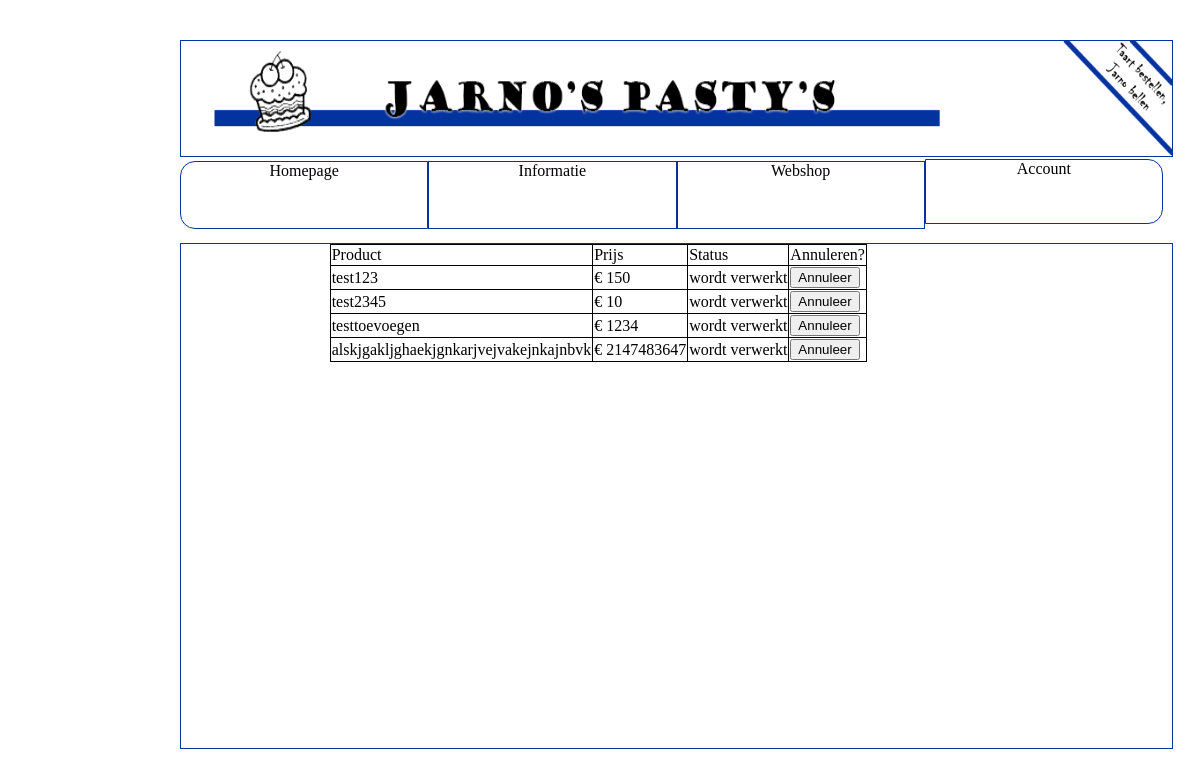
Page /?menuoptie=inloggen&loginoptie=bestellingen (signed in) on the committed database.
### tables this page shows
CREATE TABLE IF NOT EXISTS `bestellingen` (
  `id` int(11) NOT NULL AUTO_INCREMENT,
  `account` varchar(15) DEFAULT NULL,
  `itemid` int(11) NOT NULL,
  `itemnaam` text NOT NULL,
  `waarde` int(11) NOT NULL,
  `status` text NOT NULL,
  PRIMARY KEY (`id`)
);

### functions/content.php (called while the page is built, shortened)
<?php
function GetContent()
{
    $content = "";
    if(isset($_GET['menuoptie'])){
        $content = $_GET['menuoptie'];
    }
    switch($content)
    {
        case 'inloggen' :
            return logon();
            break;
    }
}

### functions/login.php (the view, shortened to what this page needs)
<?php session_start();
function logon() {
    $output = "";
    if (!isset($_SESSION['profiel'])) {
        if (isset($_POST['registreren']) || isset($_POST['submitregistreren'])) {
            $output = getregistratie();
        } else {
            $output = getlogon();
        }
    } elseif ($_SESSION['profiel'] >= "1") {
        if (isset($_GET['loginoptie']) && $_GET['loginoptie'] == "account") {
            if (isset($_POST['submitwijzigingadres']) || isset($_POST['submitwijzigadres'])) {
                $output = getwijzigingadres();
            } elseif (isset($_POST['submitwijzigingwachtwoord']) || isset($_POST['checkwachtwoord']) || isset($_POST['submitwachtwoordwijzigen'])) {
                $output = wijzigwachtwoord();
            } else {
                $output = getaccountgegevens();
            }
        } elseif (isset($_GET['loginoptie']) && $_GET['loginoptie'] == "bestellingen") {
            $output = getbestellingen();
        } else {
            $output = getlogoff();
        }
    }
    return $output;
}
function getbestellingen() {
    $query = 'SELECT * FROM `bestellingen` WHERE `account`="' . $_SESSION['username'] . '"';
    $resultaat = mysql_query($query);
    $output = '<div id="bestellingencontainer"><table id="tablebestellingen"><tr><td>Product</td><td>Prijs</td><td>Status</td><td>Annuleren?</td></tr>';
    while ($row = mysql_fetch_array($resultaat)) {
        $output.='<tr>
                    <form method="post" action="">
                    <input type="hidden" name="id" value="'.$row['id'].'">
                    <td>'.$row['itemnaam'].'</td>
                    <td> &#128 '.$row['waarde'].'</td>
                    <td>'.$row['status'].'</td>
                    <td><input type="submit"name="annuleren" value="Annuleer"></td>
                    </form>
                    </tr>';
    }
    $output.='<table></div>';
    return $output;
}

### css/style.css (style rules this page uses)
body { background-color: #FFFFFF; font-family: Times; }
#tablebestellingen { border-collapse: collapse; }
#tablebestellingen td { border: solid 1px black; }
#bestellingencontainer { margin-right: auto; margin-left: auto; width: 70%; overflow: auto; }

### rows in the picture
bestellingen: itemnaam "test123", waarde "150", status "wordt verwerkt"
bestellingen: itemnaam "test2345", waarde "10", status "wordt verwerkt"
bestellingen: itemnaam "testtoevoegen", waarde "1234", status "wordt verwerkt"
bestellingen: itemnaam "alskjgakljghaekjgnkarjvejvakejnkajnbvk", waarde "2147483647", status "wordt verwerkt"
